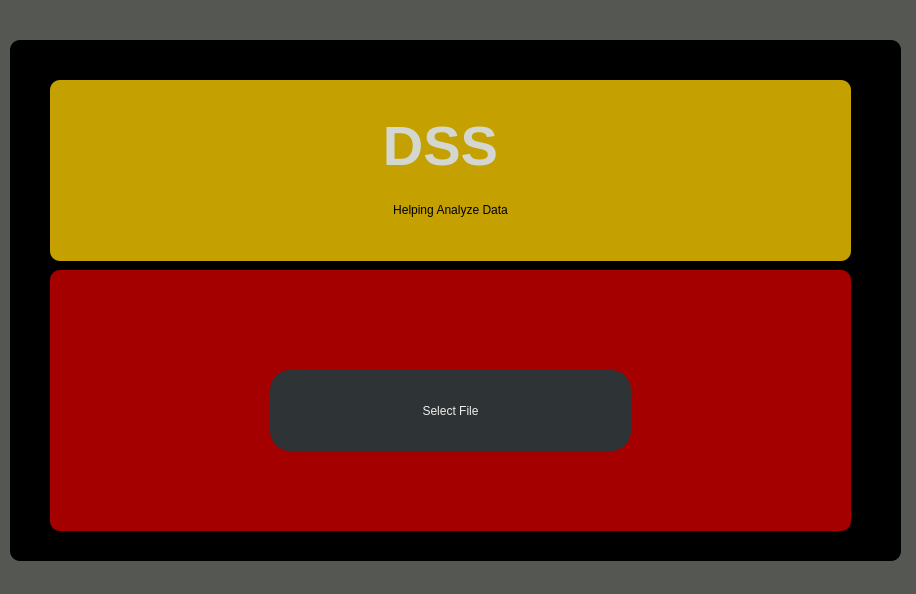
<?xml version="1.0" encoding="UTF-8"?>
<ui version="4.0">
 <class>MainWindow</class>
 <widget class="QMainWindow" name="MainWindow">
  <property name="geometry">
   <rect>
    <x>0</x>
    <y>0</y>
    <width>916</width>
    <height>594</height>
   </rect>
  </property>
  <property name="windowTitle">
   <string>MainWindow</string>
  </property>
  <property name="styleSheet">
   <string notr="true">background-color: rgb(85, 87, 83);</string>
  </property>
  <widget class="QWidget" name="centralwidget">
   <widget class="QGroupBox" name="groupBox_4">
    <property name="geometry">
     <rect>
      <x>20</x>
      <y>80</y>
      <width>881</width>
      <height>471</height>
     </rect>
    </property>
    <property name="styleSheet">
     <string notr="true">background-color: rgb(0, 0, 0);</string>
    </property>
    <property name="title">
     <string/>
    </property>
    <widget class="QTableWidget" name="data_table">
     <property name="geometry">
      <rect>
       <x>0</x>
       <y>0</y>
       <width>511</width>
       <height>461</height>
      </rect>
     </property>
     <property name="cursor" stdset="0">
      <cursorShape>OpenHandCursor</cursorShape>
     </property>
     <property name="styleSheet">
      <string notr="true">background-color: rgb(46, 52, 54);
color: rgb(186, 189, 182);</string>
     </property>
     <property name="frameShape">
      <enum>QFrame::StyledPanel</enum>
     </property>
     <property name="columnCount">
      <number>5</number>
     </property>
     <column>
      <property name="text">
       <string>Year</string>
      </property>
     </column>
     <column>
      <property name="text">
       <string notr="true">Agriculture</string>
      </property>
     </column>
     <column>
      <property name="text">
       <string>Industrial</string>
      </property>
     </column>
     <column>
      <property name="text">
       <string>Services</string>
      </property>
     </column>
     <column>
      <property name="text">
       <string>Domestic</string>
      </property>
     </column>
    </widget>
    <widget class="QPushButton" name="barchart">
     <property name="geometry">
      <rect>
       <x>558</x>
       <y>20</y>
       <width>101</width>
       <height>41</height>
      </rect>
     </property>
     <property name="styleSheet">
      <string notr="true">background-color: rgb(136, 138, 133);</string>
     </property>
     <property name="text">
      <string>Bar Chart</string>
     </property>
    </widget>
    <widget class="QPushButton" name="Piechart">
     <property name="geometry">
      <rect>
       <x>690</x>
       <y>20</y>
       <width>89</width>
       <height>41</height>
      </rect>
     </property>
     <property name="styleSheet">
      <string notr="true">background-color: rgb(136, 138, 133);</string>
     </property>
     <property name="text">
      <string>Pie Chart</string>
     </property>
    </widget>
    <widget class="QPushButton" name="extrapolate">
     <property name="geometry">
      <rect>
       <x>558</x>
       <y>80</y>
       <width>101</width>
       <height>41</height>
      </rect>
     </property>
     <property name="styleSheet">
      <string notr="true">background-color: rgb(136, 138, 133);</string>
     </property>
     <property name="text">
      <string>extrapolation</string>
     </property>
    </widget>
    <widget class="QPushButton" name="compBar">
     <property name="geometry">
      <rect>
       <x>690</x>
       <y>80</y>
       <width>89</width>
       <height>41</height>
      </rect>
     </property>
     <property name="styleSheet">
      <string notr="true">background-color: rgb(136, 138, 133);</string>
     </property>
     <property name="text">
      <string>Component</string>
     </property>
    </widget>
    <widget class="QGroupBox" name="groupBox_5">
     <property name="geometry">
      <rect>
       <x>0</x>
       <y>0</y>
       <width>511</width>
       <height>461</height>
      </rect>
     </property>
     <property name="styleSheet">
      <string notr="true">background-color: rgb(136, 138, 133);</string>
     </property>
     <property name="title">
      <string/>
     </property>
     <widget class="QComboBox" name="comboBox">
      <property name="geometry">
       <rect>
        <x>140</x>
        <y>60</y>
        <width>221</width>
        <height>25</height>
       </rect>
      </property>
      <property name="styleSheet">
       <string notr="true">background-color: rgb(206, 92, 0);</string>
      </property>
     </widget>
     <widget class="QLabel" name="label_3">
      <property name="geometry">
       <rect>
        <x>30</x>
        <y>60</y>
        <width>91</width>
        <height>20</height>
       </rect>
      </property>
      <property name="text">
       <string>Select Year.</string>
      </property>
     </widget>
     <widget class="QPushButton" name="showyear">
      <property name="geometry">
       <rect>
        <x>200</x>
        <y>150</y>
        <width>89</width>
        <height>25</height>
       </rect>
      </property>
      <property name="styleSheet">
       <string notr="true">background-color: rgb(46, 52, 54);</string>
      </property>
      <property name="text">
       <string>Show</string>
      </property>
     </widget>
     <widget class="QPushButton" name="rawdata">
      <property name="geometry">
       <rect>
        <x>140</x>
        <y>240</y>
        <width>201</width>
        <height>91</height>
       </rect>
      </property>
      <property name="styleSheet">
       <string notr="true">background-color: rgb(17, 65, 47);</string>
      </property>
      <property name="text">
       <string>Show Raw Data</string>
      </property>
     </widget>
    </widget>
    <widget class="QGroupBox" name="groupBox_6">
     <property name="geometry">
      <rect>
       <x>550</x>
       <y>190</y>
       <width>291</width>
       <height>271</height>
      </rect>
     </property>
     <property name="styleSheet">
      <string notr="true">background-color: rgb(46, 52, 54);
color: rgb(211, 215, 207);</string>
     </property>
     <property name="title">
      <string>T Test</string>
     </property>
     <widget class="QLabel" name="label_4">
      <property name="geometry">
       <rect>
        <x>20</x>
        <y>50</y>
        <width>31</width>
        <height>17</height>
       </rect>
      </property>
      <property name="text">
       <string>Var1</string>
      </property>
     </widget>
     <widget class="QComboBox" name="var1">
      <property name="geometry">
       <rect>
        <x>60</x>
        <y>50</y>
        <width>86</width>
        <height>25</height>
       </rect>
      </property>
     </widget>
     <widget class="QLabel" name="label_5">
      <property name="geometry">
       <rect>
        <x>150</x>
        <y>50</y>
        <width>31</width>
        <height>17</height>
       </rect>
      </property>
      <property name="text">
       <string>Var2</string>
      </property>
     </widget>
     <widget class="QComboBox" name="var2">
      <property name="geometry">
       <rect>
        <x>190</x>
        <y>50</y>
        <width>86</width>
        <height>25</height>
       </rect>
      </property>
     </widget>
     <widget class="QPushButton" name="showt">
      <property name="geometry">
       <rect>
        <x>80</x>
        <y>110</y>
        <width>141</width>
        <height>25</height>
       </rect>
      </property>
      <property name="text">
       <string>Click Here</string>
      </property>
     </widget>
     <widget class="QTextEdit" name="tOutput">
      <property name="geometry">
       <rect>
        <x>20</x>
        <y>160</y>
        <width>261</width>
        <height>70</height>
       </rect>
      </property>
      <property name="styleSheet">
       <string notr="true">background-color: rgb(211, 215, 207);
color: rgb(0, 0, 0);</string>
      </property>
     </widget>
    </widget>
    <zorder>groupBox_5</zorder>
    <zorder>data_table</zorder>
    <zorder>barchart</zorder>
    <zorder>Piechart</zorder>
    <zorder>extrapolate</zorder>
    <zorder>compBar</zorder>
    <zorder>groupBox_6</zorder>
   </widget>
   <widget class="QGroupBox" name="groupBox_3">
    <property name="geometry">
     <rect>
      <x>10</x>
      <y>40</y>
      <width>891</width>
      <height>521</height>
     </rect>
    </property>
    <property name="styleSheet">
     <string notr="true">background-color: rgb(0, 0, 0);
border-radius:10px;</string>
    </property>
    <property name="title">
     <string/>
    </property>
    <widget class="QGroupBox" name="groupBox">
     <property name="enabled">
      <bool>true</bool>
     </property>
     <property name="geometry">
      <rect>
       <x>40</x>
       <y>40</y>
       <width>801</width>
       <height>181</height>
      </rect>
     </property>
     <property name="font">
      <font>
       <pointsize>5</pointsize>
      </font>
     </property>
     <property name="styleSheet">
      <string notr="true">background-color: rgb(196, 160, 0);</string>
     </property>
     <property name="title">
      <string/>
     </property>
     <property name="alignment">
      <set>Qt::AlignCenter</set>
     </property>
     <widget class="QLabel" name="label">
      <property name="geometry">
       <rect>
        <x>320</x>
        <y>20</y>
        <width>141</width>
        <height>91</height>
       </rect>
      </property>
      <property name="font">
       <font>
        <pointsize>42</pointsize>
        <weight>75</weight>
        <bold>true</bold>
       </font>
      </property>
      <property name="styleSheet">
       <string notr="true">color: rgb(211, 215, 207);
background-color: rgb(196, 160, 0);</string>
      </property>
      <property name="text">
       <string>DSS</string>
      </property>
      <property name="textFormat">
       <enum>Qt::PlainText</enum>
      </property>
      <property name="alignment">
       <set>Qt::AlignCenter</set>
      </property>
     </widget>
     <widget class="QLabel" name="label_2">
      <property name="geometry">
       <rect>
        <x>280</x>
        <y>120</y>
        <width>241</width>
        <height>20</height>
       </rect>
      </property>
      <property name="text">
       <string>Helping Analyze Data</string>
      </property>
      <property name="alignment">
       <set>Qt::AlignCenter</set>
      </property>
     </widget>
    </widget>
    <widget class="QGroupBox" name="groupBox_2">
     <property name="geometry">
      <rect>
       <x>40</x>
       <y>230</y>
       <width>801</width>
       <height>261</height>
      </rect>
     </property>
     <property name="styleSheet">
      <string notr="true">background-color: rgb(164, 0, 0);</string>
     </property>
     <property name="title">
      <string/>
     </property>
     <widget class="QPushButton" name="SelectFile">
      <property name="geometry">
       <rect>
        <x>220</x>
        <y>100</y>
        <width>361</width>
        <height>81</height>
       </rect>
      </property>
      <property name="styleSheet">
       <string notr="true">color: rgb(238, 238, 236);
background-color: rgb(46, 52, 54);
border-radius:20px;</string>
      </property>
      <property name="text">
       <string>Select File</string>
      </property>
     </widget>
    </widget>
    <zorder>groupBox_2</zorder>
    <zorder>groupBox</zorder>
   </widget>
  </widget>
  <widget class="QStatusBar" name="statusbar"/>
 </widget>
 <resources/>
 <connections/>
</ui>
